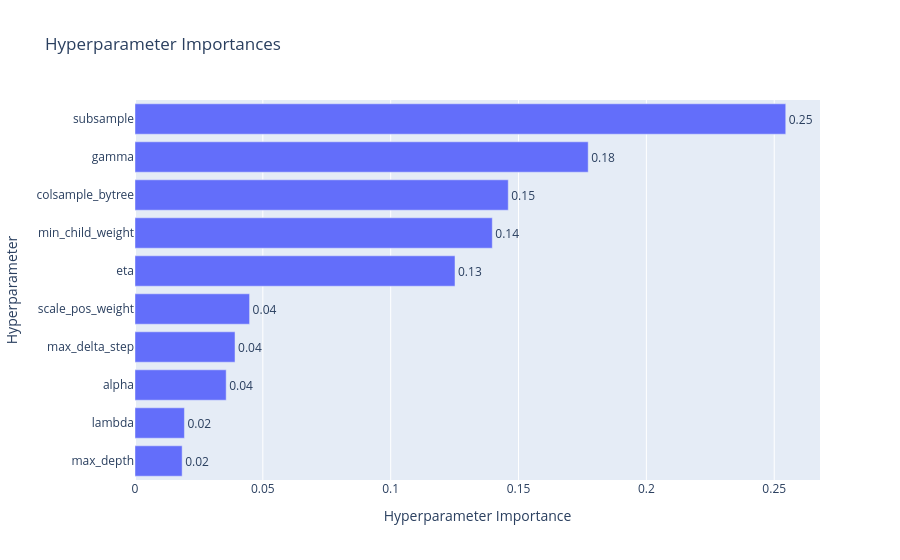

Here is the notebook cell this chart was saved with:
### Code cell
from optuna.visualization import plot_param_importances
plot_param_importances(study)

### Figure 1 — Plotly figure (JSON) as saved in the notebook; plotly's stock layout.template omitted (floating-point values rounded to 4 significant figures)
{"data": [{"cliponaxis": false, "hovertemplate": ["max_depth (IntDistribution): 0.018441736345927197<extra></extra>", "lambda (FloatDistribution): 0.019332987712879425<extra></extra>", "alpha (FloatDistribution): 0.035658880189636324<extra></extra>", "max_delta_step (FloatDistribution): 0.0391171898887254<extra></extra>", "scale_pos_weight (FloatDistribution): 0.04481374550597987<extra></extra>", "eta (FloatDistribution): 0.12515539714248225<extra></extra>", "min_child_weight (IntDistribution): 0.13974238974084147<extra></extra>", "colsample_bytree (FloatDistribution): 0.14598416122072913<extra></extra>", "gamma (FloatDistribution): 0.17724370666483102<extra></extra>", "subsample (FloatDistribution): 0.25450980558796793<extra></extra>"], "name": "Objective Value", "orientation": "h", "text": ["0.02", "0.02", "0.04", "0.04", "0.04", "0.13", "0.14", "0.15", "0.18", "0.25"], "textposition": "outside", "type": "bar", "x": [0.01844, 0.01933, 0.03566, 0.03912, 0.04481, 0.1252, 0.1397, 0.146, 0.1772, 0.2545], "y": ["max_depth", "lambda", "alpha", "max_delta_step", "scale_pos_weight", "eta", "min_child_weight", "colsample_bytree", "gamma", "subsample"]}], "layout": {"title": {"text": "Hyperparameter Importances"}, "xaxis": {"title": {"text": "Hyperparameter Importance"}}, "yaxis": {"title": {"text": "Hyperparameter"}}}}
